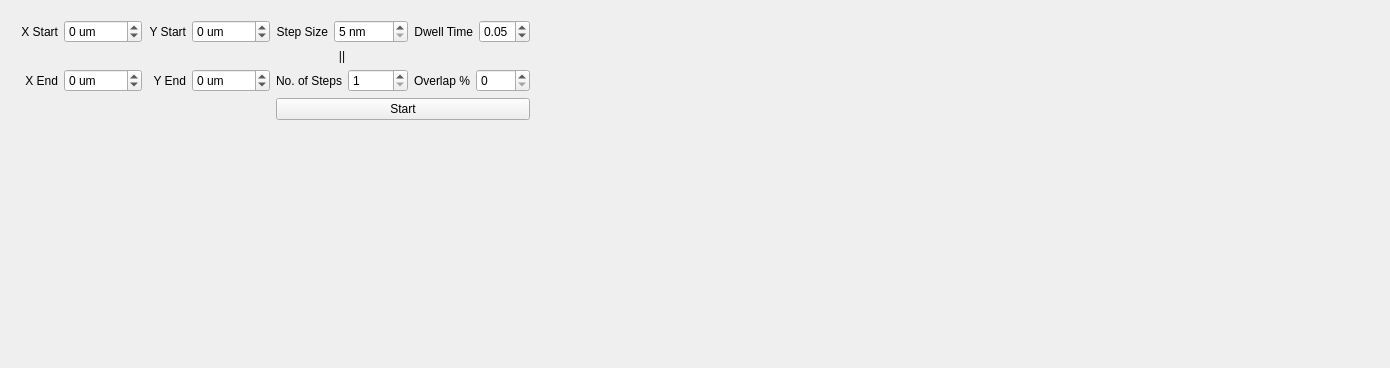
          <widget class="QWidget" name="page_3">
           <property name="geometry">
            <rect>
             <x>0</x>
             <y>0</y>
             <width>1390</width>
             <height>368</height>
            </rect>
           </property>
           <attribute name="label">
            <string>Mosaic Scan</string>
           </attribute>
           <layout class="QGridLayout" name="gridLayout_59">
            <item row="0" column="0">
             <widget class="QWidget" name="widget_3" native="true">
              <layout class="QGridLayout" name="gridLayout_58">
               <item row="1" column="2">
                <widget class="QLabel" name="label_94">
                 <property name="text">
                  <string>||</string>
                 </property>
                 <property name="alignment">
                  <set>Qt::AlignCenter</set>
                 </property>
                </widget>
               </item>
               <item row="2" column="3">
                <layout class="QHBoxLayout" name="horizontalLayout_60">
                 <item>
                  <widget class="QLabel" name="label_96">
                   <property name="text">
                    <string>Overlap %</string>
                   </property>
                  </widget>
                 </item>
                 <item>
                  <widget class="QSpinBox" name="spinBox_7">
                   <property name="maximum">
                    <number>90</number>
                   </property>
                  </widget>
                 </item>
                </layout>
               </item>
               <item row="2" column="0">
                <layout class="QHBoxLayout" name="horizontalLayout_54">
                 <item>
                  <widget class="QLabel" name="label_89">
                   <property name="text">
                    <string>X End</string>
                   </property>
                   <property name="alignment">
                    <set>Qt::AlignRight|Qt::AlignTrailing|Qt::AlignVCenter</set>
                   </property>
                  </widget>
                 </item>
                 <item>
                  <widget class="QSpinBox" name="spinBox_2">
                   <property name="suffix">
                    <string> um</string>
                   </property>
                   <property name="minimum">
                    <number>-1000</number>
                   </property>
                   <property name="maximum">
                    <number>1000</number>
                   </property>
                   <property name="singleStep">
                    <number>10</number>
                   </property>
                  </widget>
                 </item>
                </layout>
               </item>
               <item row="0" column="0">
                <layout class="QHBoxLayout" name="horizontalLayout_53">
                 <item>
                  <widget class="QLabel" name="label_88">
                   <property name="text">
                    <string>X Start</string>
                   </property>
                   <property name="alignment">
                    <set>Qt::AlignRight|Qt::AlignTrailing|Qt::AlignVCenter</set>
                   </property>
                  </widget>
                 </item>
                 <item>
                  <widget class="QSpinBox" name="spinBox">
                   <property name="suffix">
                    <string> um</string>
                   </property>
                   <property name="minimum">
                    <number>-1000</number>
                   </property>
                   <property name="maximum">
                    <number>1000</number>
                   </property>
                   <property name="singleStep">
                    <number>10</number>
                   </property>
                  </widget>
                 </item>
                </layout>
               </item>
               <item row="2" column="1">
                <layout class="QHBoxLayout" name="horizontalLayout_56">
                 <item>
                  <widget class="QLabel" name="label_91">
                   <property name="text">
                    <string>Y End</string>
                   </property>
                   <property name="alignment">
                    <set>Qt::AlignRight|Qt::AlignTrailing|Qt::AlignVCenter</set>
                   </property>
                  </widget>
                 </item>
                 <item>
                  <widget class="QSpinBox" name="spinBox_4">
                   <property name="suffix">
                    <string> um</string>
                   </property>
                   <property name="minimum">
                    <number>-1000</number>
                   </property>
                   <property name="maximum">
                    <number>1000</number>
                   </property>
                   <property name="singleStep">
                    <number>10</number>
                   </property>
                  </widget>
                 </item>
                </layout>
               </item>
               <item row="0" column="1">
                <layout class="QHBoxLayout" name="horizontalLayout_55">
                 <item>
                  <widget class="QLabel" name="label_90">
                   <property name="text">
                    <string>Y Start</string>
                   </property>
                   <property name="alignment">
                    <set>Qt::AlignRight|Qt::AlignTrailing|Qt::AlignVCenter</set>
                   </property>
                  </widget>
                 </item>
                 <item>
                  <widget class="QSpinBox" name="spinBox_3">
                   <property name="suffix">
                    <string> um</string>
                   </property>
                   <property name="minimum">
                    <number>-1000</number>
                   </property>
                   <property name="maximum">
                    <number>1000</number>
                   </property>
                   <property name="singleStep">
                    <number>10</number>
                   </property>
                  </widget>
                 </item>
                </layout>
               </item>
               <item row="0" column="2">
                <layout class="QHBoxLayout" name="horizontalLayout_57">
                 <item>
                  <widget class="QLabel" name="label_92">
                   <property name="text">
                    <string>Step Size</string>
                   </property>
                   <property name="alignment">
                    <set>Qt::AlignRight|Qt::AlignTrailing|Qt::AlignVCenter</set>
                   </property>
                  </widget>
                 </item>
                 <item>
                  <widget class="QSpinBox" name="spinBox_5">
                   <property name="suffix">
                    <string> nm</string>
                   </property>
                   <property name="minimum">
                    <number>5</number>
                   </property>
                   <property name="maximum">
                    <number>5000</number>
                   </property>
                  </widget>
                 </item>
                </layout>
               </item>
               <item row="0" column="3">
                <layout class="QHBoxLayout" name="horizontalLayout_59">
                 <item>
                  <widget class="QLabel" name="label_95">
                   <property name="text">
                    <string>Dwell Time</string>
                   </property>
                   <property name="alignment">
                    <set>Qt::AlignRight|Qt::AlignTrailing|Qt::AlignVCenter</set>
                   </property>
                  </widget>
                 </item>
                 <item>
                  <widget class="QDoubleSpinBox" name="doubleSpinBox">
                   <property name="minimum">
                    <double>0.010000000000000</double>
                   </property>
                   <property name="maximum">
                    <double>0.500000000000000</double>
                   </property>
                   <property name="singleStep">
                    <double>0.010000000000000</double>
                   </property>
                   <property name="value">
                    <double>0.050000000000000</double>
                   </property>
                  </widget>
                 </item>
                </layout>
               </item>
               <item row="2" column="2">
                <layout class="QHBoxLayout" name="horizontalLayout_58">
                 <item>
                  <widget class="QLabel" name="label_93">
                   <property name="text">
                    <string>No. of Steps</string>
                   </property>
                   <property name="alignment">
                    <set>Qt::AlignRight|Qt::AlignTrailing|Qt::AlignVCenter</set>
                   </property>
                  </widget>
                 </item>
                 <item>
                  <widget class="QSpinBox" name="spinBox_6">
                   <property name="suffix">
                    <string/>
                   </property>
                   <property name="minimum">
                    <number>1</number>
                   </property>
                   <property name="maximum">
                    <number>1000</number>
                   </property>
                  </widget>
                 </item>
                </layout>
               </item>
               <item row="3" column="2" colspan="2">
                <widget class="QPushButton" name="pushButton_6">
                 <property name="sizePolicy">
                  <sizepolicy hsizetype="Expanding" vsizetype="Fixed">
                   <horstretch>0</horstretch>
                   <verstretch>0</verstretch>
                  </sizepolicy>
                 </property>
                 <property name="text">
                  <string>Start</string>
                 </property>
                </widget>
               </item>
              </layout>
             </widget>
            </item>
            <item row="0" column="1">
             <spacer name="horizontalSpacer_6">
              <property name="orientation">
               <enum>Qt::Horizontal</enum>
              </property>
              <property name="sizeHint" stdset="0">
               <size>
                <width>389</width>
                <height>20</height>
               </size>
              </property>
             </spacer>
            </item>
            <item row="1" column="0">
             <spacer name="verticalSpacer_14">
              <property name="orientation">
               <enum>Qt::Vertical</enum>
              </property>
              <property name="sizeHint" stdset="0">
               <size>
                <width>20</width>
                <height>144</height>
               </size>
              </property>
             </spacer>
            </item>
           </layout>
          </widget>
